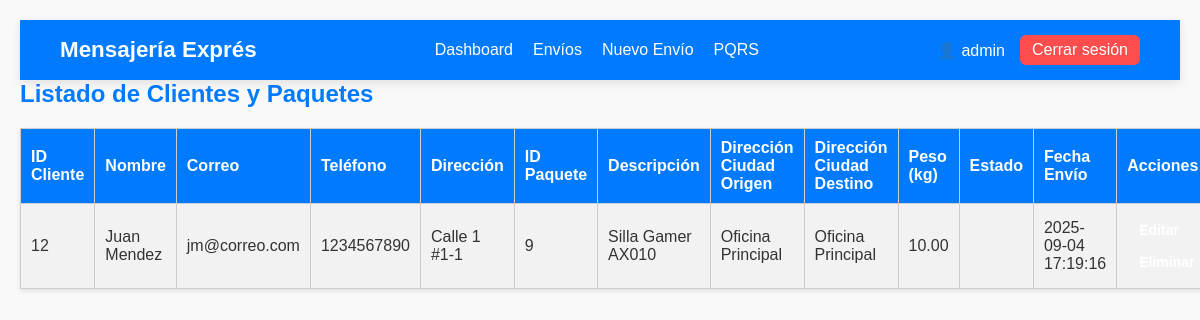
Screenshot of /listar_clientes.php (signed in) with the database file from the repository.
### tables this page shows
CREATE TABLE `paquetes` (
  `id_paquete` int(11) NOT NULL,
  `id_cliente` int(11) NOT NULL,
  `descripcion` varchar(255) DEFAULT NULL,
  `peso` decimal(5,2) DEFAULT NULL,
  `estado` varchar(50) DEFAULT 'enviado',
  `fecha_envio` datetime DEFAULT current_timestamp(),
  `ciudad_origen` varchar(100) NOT NULL DEFAULT 'Oficina Principal',
  `ciudad_destino` varchar(100) NOT NULL DEFAULT 'Oficina Principal'
);

CREATE TABLE `clientes` (
  `id_cliente` int(11) NOT NULL,
  `nombre` varchar(100) NOT NULL,
  `correo` varchar(100) NOT NULL,
  `telefono` varchar(20) DEFAULT NULL,
  `direccion` text DEFAULT NULL
);

### listar_clientes.php (the view, shortened to what this page needs)
<?php
include "bd/conexion.php";
include "menu.php";
function h($value) {
    return htmlspecialchars($value ?? '', ENT_QUOTES, 'UTF-8');
}
$sql = "SELECT c.id_cliente, c.nombre, c.correo, c.telefono, c.direccion,
               p.id_paquete, p.descripcion, p.ciudad_origen, p.ciudad_destino, p.peso, p.estado, p.fecha_envio
        FROM clientes c
        LEFT JOIN paquetes p ON c.id_cliente = p.id_cliente
        ORDER BY c.id_cliente DESC";
$result = $conn->query($sql);
?>
<!DOCTYPE html>
<html lang="es">
<head>
  <link rel="stylesheet" href="css/estilos.css">
</head>
<body>
<h2>Listado de Clientes y Paquetes</h2>
<table>
  <tr>
    <th>ID Cliente</th>
    <th>Nombre</th>
    <th>Correo</th>
    <th>Teléfono</th>
    <th>Dirección</th>
    <th>ID Paquete</th>
    <th>Descripción</th>
    <th>Dirección Ciudad Origen</th>
    <th>Dirección Ciudad Destino</th>
    <th>Peso (kg)</th>
    <th>Estado</th>
    <th>Fecha Envío</th>
    <th>Acciones</th>
  </tr>
<?php if ($result && $result->num_rows > 0): ?>
  <?php while($row = $result->fetch_assoc()): ?>
    <tr>
      <td><?= h($row['id_cliente']) ?></td>
      <td><?= h($row['nombre']) ?></td>
      <td><?= h($row['correo']) ?></td>
      <td><?= h($row['telefono']) ?></td>
      <td><?= h($row['direccion']) ?></td>
      <td><?= h($row['id_paquete']) ?></td>
      <td><?= h($row['descripcion']) ?></td>
      <td><?= h($row['ciudad_origen']) ?></td>
      <td><?= h($row['ciudad_destino']) ?></td>
      <td><?= h($row['peso']) ?></td>
      <td><?= h($row['estado']) ?></td>
      <td><?= h($row['fecha_envio']) ?></td>
      <td class="acciones">
        <a class="EditarBotonAcciones" href="editar_cliente.php?id=<?= urlencode($row['id_cliente']) ?>">Editar</a>
        <a class="EditarBotonAcciones" href="#" onclick="confirmarEliminar(<?= $row['id_cliente'] ?>)">Eliminar</a>
      </td>
    </tr>
  <?php endwhile; ?>
<?php else: ?>
  <tr><td colspan="11">No hay registros</td></tr>
<?php endif; ?>
</table>
</body>
</html>

### menu.php (shortened to what this page needs)
<nav class="navbar">
  <div class="logo">Mensajería Exprés</div>
  <ul class="menu">
    <li><a href="dashboard_admin.php">Dashboard</a></li>
    <li><a href="listar_clientes.php">Envíos</a></li>
    <li><a href="guardar_cliente.php">Nuevo Envío</a></li>
    <li><a href="listar_pqrs.php">PQRS</a></li>
  </ul>
  <div class="usuario">
    <span>👤 <?= $_SESSION['usuario'] ?></span>
    <a href="logout.php" class="btn-logout">Cerrar sesión</a>
  </div>
</nav>

### CSS/estilos.css (style rules this page uses)
* { margin: 0; padding: 0; box-sizing: border-box; }
.navbar { display: flex; justify-content: space-between; align-items: center; background: #007bff; padding: 15px 40px; position: sticky; top: 0; z-index: 100; box-shadow: 0 3px 10px rgba(0,0,0,0.1); }
.logo { font-size: 22px; font-weight: bold; color: white; }
.menu { list-style: none; display: flex; gap: 25px; }
.menu li a { text-decoration: none; color: white; font-size: 16px; font-weight: 500; position: relative; transition: color 0.3s ease; }
.menu li a::after { content: ""; position: absolute; left: 0; bottom: -5px; width: 0%; height: 2px; background: white; transition: width 0.3s ease-in-out; }
body { font-family: Arial, sans-serif; margin: 20px; background: #f9f9f9; color: #333; }
h1, h2 { color: #007bff; }
a { text-decoration: none; color: #007bff; }
table { border-collapse: collapse; width: 100%; margin-top: 20px; background: white; box-shadow: 0px 2px 5px rgba(0,0,0,0.1); }
th, td { border: 1px solid #ccc; padding: 10px; text-align: left; }
th { background: #007bff; color: white; }
tr:nth-child(even) { background: #f2f2f2; }
.acciones a { padding: 6px 10px; border-radius: 5px; margin: 2px; color: white; font-size: 14px; display: inline-block; }

### menu.php (style rules this page uses)
.navbar { display: flex; justify-content: space-between; align-items: center; background: linear-gradient(90deg, #007BFF, #00C6FF); padding: 15px 30px; color: white; box-shadow: 0px 4px 10px rgba(0,0,0,0.2); }
.navbar .logo { font-size: 1.4em; font-weight: bold; }
.navbar .menu { list-style: none; display: flex; gap: 20px; }
.navbar .menu li { display: inline; }
.navbar .menu a { color: white; text-decoration: none; font-weight: 500; }
.navbar .usuario { display: flex; align-items: center; gap: 15px; }
.btn-logout { padding: 6px 12px; background: #FF4D4D; color: white; border-radius: 6px; text-decoration: none; }

### listar_clientes.php (style rules this page uses)
.EditarBotonAcciones { display: block; color: #000000ff; border: none; padding: 3px 5px; font-size: 15px; font-weight: bold; cursor: pointer; width: 100%; position: relative; overflow: hidden; }

### rows the page displays
paquetes: id_cliente.id_cliente "12", id_cliente.nombre "Juan Mendez", id_cliente.correo "jm@correo.com", id_cliente.telefono "1234567890", id_cliente.direccion "Calle 1 #1-1", id_paquete "9", descripcion "Silla Gamer AX010", ciudad_origen "Oficina Principal", ciudad_destino "Oficina Principal", peso "10.00", fecha_envio "2025-09-04 17:19:16"

### other values shown
$_SESSION['usuario'] "admin"
